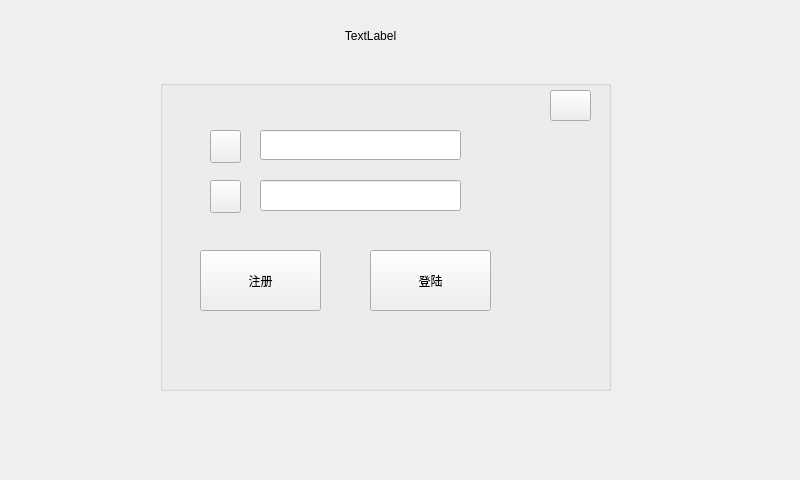
<?xml version="1.0" encoding="UTF-8"?>
<ui version="4.0">
 <class>LoginPass</class>
 <widget class="QWidget" name="LoginPass">
  <property name="geometry">
   <rect>
    <x>0</x>
    <y>0</y>
    <width>800</width>
    <height>480</height>
   </rect>
  </property>
  <property name="windowTitle">
   <string>Form</string>
  </property>
  <property name="styleSheet">
   <string notr="true"/>
  </property>
  <widget class="QLabel" name="label_passTitle">
   <property name="geometry">
    <rect>
     <x>40</x>
     <y>10</y>
     <width>661</width>
     <height>51</height>
    </rect>
   </property>
   <property name="text">
    <string>TextLabel</string>
   </property>
   <property name="alignment">
    <set>Qt::AlignCenter</set>
   </property>
  </widget>
  <widget class="QGroupBox" name="groupBox">
   <property name="geometry">
    <rect>
     <x>160</x>
     <y>80</y>
     <width>451</width>
     <height>311</height>
    </rect>
   </property>
   <property name="title">
    <string/>
   </property>
   <widget class="QPushButton" name="pushButton_password">
    <property name="geometry">
     <rect>
      <x>50</x>
      <y>100</y>
      <width>31</width>
      <height>33</height>
     </rect>
    </property>
    <property name="text">
     <string/>
    </property>
   </widget>
   <widget class="QPushButton" name="pushButton_login">
    <property name="geometry">
     <rect>
      <x>210</x>
      <y>170</y>
      <width>121</width>
      <height>61</height>
     </rect>
    </property>
    <property name="text">
     <string>登陆</string>
    </property>
   </widget>
   <widget class="QLineEdit" name="lineEdit_name">
    <property name="geometry">
     <rect>
      <x>100</x>
      <y>50</y>
      <width>201</width>
      <height>30</height>
     </rect>
    </property>
   </widget>
   <widget class="QPushButton" name="pushButton_reg">
    <property name="geometry">
     <rect>
      <x>40</x>
      <y>170</y>
      <width>121</width>
      <height>61</height>
     </rect>
    </property>
    <property name="text">
     <string>注册</string>
    </property>
   </widget>
   <widget class="QLineEdit" name="lineEdit_pass">
    <property name="geometry">
     <rect>
      <x>100</x>
      <y>100</y>
      <width>201</width>
      <height>31</height>
     </rect>
    </property>
   </widget>
   <widget class="QPushButton" name="pushButton_person">
    <property name="geometry">
     <rect>
      <x>50</x>
      <y>50</y>
      <width>31</width>
      <height>33</height>
     </rect>
    </property>
    <property name="text">
     <string/>
    </property>
   </widget>
   <widget class="QPushButton" name="pushButton_return">
    <property name="geometry">
     <rect>
      <x>390</x>
      <y>10</y>
      <width>41</width>
      <height>31</height>
     </rect>
    </property>
    <property name="text">
     <string/>
    </property>
   </widget>
  </widget>
 </widget>
 <resources/>
 <connections/>
</ui>
